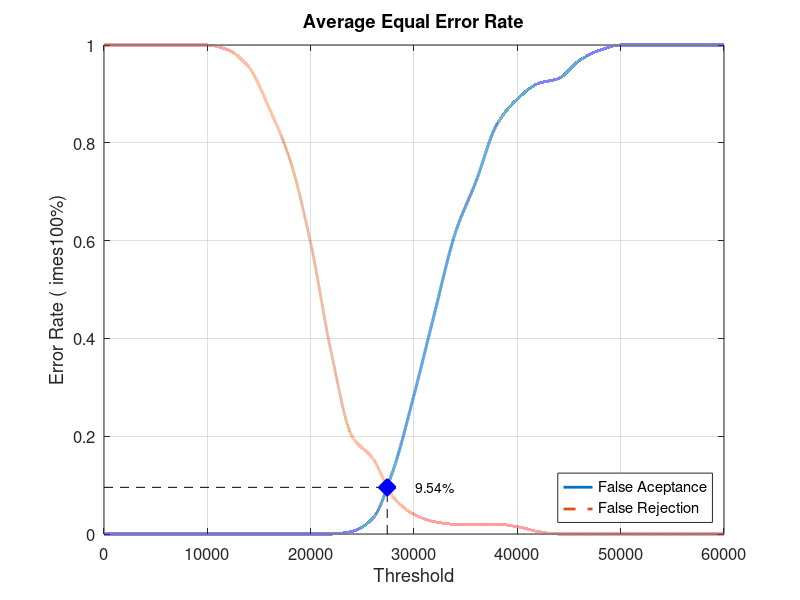
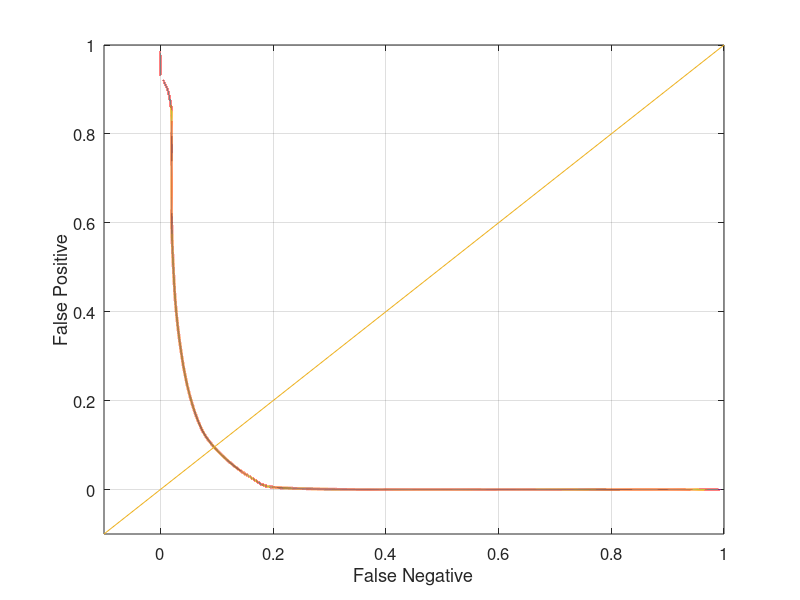

The MATLAB script that drew these images, in order:
close all;
clear;
clc;
x = 0:2000:60000;
xq = 0:0.5:60000;

y0 = [0 0 0 0 0 0 0 0 0 0 0 0 0.00526316 0.0315789 0.131579 0.284211 0.452632 0.615789 0.721053 0.836842 0.889474 0.921053 0.931579 0.968421 0.989474 1 1 1 1 1 1]
yy0 = interp1(x, y0, xq, 'pchip');
y1 = [1 1 1 1 1 1 0.99 0.955 0.87 0.765 0.595 0.37 0.2 0.155 0.075 0.04 0.025 0.02 0.02 0.02 0.015 0.005 0 0 0 0 0 0 0 0 0]
yy1 = interp1(x, y1, xq, 'pchip');

% Calculating EER: 
y2 = abs(y0 - y1);
find(y2 == min(y2))
yy2 = abs(yy0 - yy1);
xEER = find(yy2 == min(yy2));
xEERIndex = xq(xEER) % X-axis EER
yEER = yy0(xEER) % Y-axis EER

main = figure
plot(xq, yy0,'-','LineWidth', 2);	hold on
plot(xq, yy1,'--','LineWidth', 2);	hold on
plot([xEERIndex xEERIndex], [0 yEER], 'k--');	hold on
plot([0 xEERIndex], [yEER yEER], 'k--');	hold on
plot(xEERIndex, yEER, 'bx', 'LineWidth', 10);	hold on
text(xEERIndex + 10 * xEERIndex / 100, yEER, [num2str(round((10000 * yEER)) / 100) '%'])
legend('False Aceptance', 'False Rejection', 'Location', 'SouthEast')
xlabel('Threshold')
ylabel('Error Rate (	imes100%)')
title('Average Equal Error Rate')
set(gca, 'FontSize', 12)
axis([0 60000 0 1])
grid on

print(main, 'Database1_1Main', '-dpng');
FNRxFPR = figure('Color', [1 1 1]);
plot(yy1, yy0, '-', yy1, yy0, 'LineWidth', 2);
hold on
y = -0.1:0.1:1
plot(y, y); 
set(gca, 'FontSize', 12)
xlabel('False Negative')
ylabel('False Positive')
axis([-0.1 1 -0.1 1])
set(gca, 'FontSize', 12)
grid on

print(FNRxFPR, 'Database1_1FNRxFPR','-dpng');
